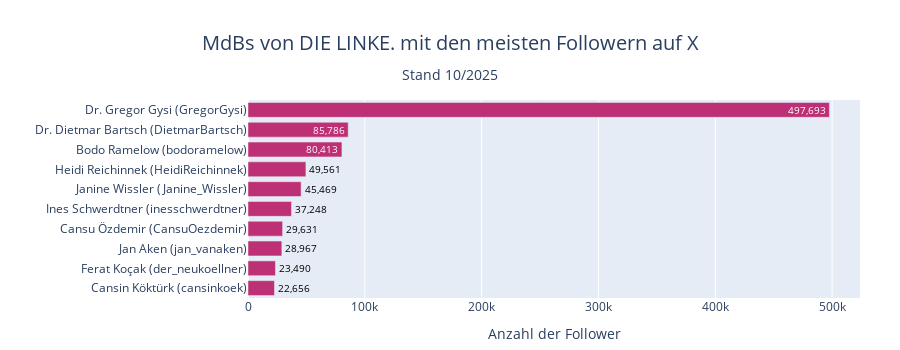

The notebook cell saved with this chart:
### Code cell
party="DIE LINKE."
plot_party_hbar(
    df_profiles[df_profiles["partei_kurz"]==party], 
    'username', 
    'followers_count', 
    top_n=10, 
    title=f'MdBs von {party} mit den meisten Followern auf X',
    x_label='Anzahl der Follower',
    save_name="top10_followers_linke",
)

### Figure 1 — Plotly figure (JSON) as saved in the notebook; plotly's stock layout.template omitted (floating-point values rounded to 4 significant figures)
{"data": [{"cliponaxis": false, "customdata": [["DIE LINKE.", "GregorGysi", "Dr. Gregor Gysi"], ["DIE LINKE.", "DietmarBartsch", "Dr. Dietmar Bartsch"], ["DIE LINKE.", "bodoramelow", "Bodo Ramelow"], ["DIE LINKE.", "HeidiReichinnek", "Heidi Reichinnek"], ["DIE LINKE.", "Janine_Wissler", "Janine Wissler"], ["DIE LINKE.", "inesschwerdtner", "Ines Schwerdtner"], ["DIE LINKE.", "CansuOezdemir", "Cansu Özdemir"], ["DIE LINKE.", "jan_vanaken", "Jan Aken"], ["DIE LINKE.", "der_neukoellner", "Ferat Koçak"], ["DIE LINKE.", "cansinkoek", "Cansin Köktürk"]], "hovertemplate": "Name: %{customdata[2]} (%{customdata[1]})<br>Anzahl der Follower: %{x:,.0f}<br>partei_kurz: %{customdata[0]}<extra></extra>", "insidetextanchor": "end", "marker": {"color": ["#BE3075", "#BE3075", "#BE3075", "#BE3075", "#BE3075", "#BE3075", "#BE3075", "#BE3075", "#BE3075", "#BE3075"]}, "orientation": "h", "text": ["497,693", "85,786", "80,413", "49,561", "45,469", "37,248", "29,631", "28,967", "23,490", "22,656"], "textfont": {"color": ["#FFFFFF", "#FFFFFF", "#FFFFFF", "#000000", "#000000", "#000000", "#000000", "#000000", "#000000", "#000000"]}, "textposition": ["inside", "inside", "inside", "outside", "outside", "outside", "outside", "outside", "outside", "outside"], "texttemplate": "%{text}", "type": "bar", "x": [497693, 85786, 80413, 49561, 45469, 37248, 29631, 28967, 23490, 22656], "y": ["Dr. Gregor Gysi (GregorGysi)", "Dr. Dietmar Bartsch (DietmarBartsch)", "Bodo Ramelow (bodoramelow)", "Heidi Reichinnek (HeidiReichinnek)", "Janine Wissler (Janine_Wissler)", "Ines Schwerdtner (inesschwerdtner)", "Cansu Özdemir (CansuOezdemir)", "Jan Aken (jan_vanaken)", "Ferat Koçak (der_neukoellner)", "Cansin Köktürk (cansinkoek)"]}], "layout": {"bargap": 0.25, "height": 350, "margin": {"b": 10, "l": 10, "r": 40, "t": 100}, "title": {"font": {"size": 20}, "text": "MdBs von DIE LINKE. mit den meisten Followern auf X<br><sub style='font-size:0.85em; line-height:0.5;'>Stand 10/2025</sub>", "x": 0.5, "xanchor": "center", "yanchor": "top", "yref": "container"}, "uniformtext": {"minsize": 8, "mode": "show"}, "xaxis": {"title": {"text": "Anzahl der Follower"}}, "yaxis": {"categoryarray": ["Cansin Köktürk (cansinkoek)", "Ferat Koçak (der_neukoellner)", "Jan Aken (jan_vanaken)", "Cansu Özdemir (CansuOezdemir)", "Ines Schwerdtner (inesschwerdtner)", "Janine Wissler (Janine_Wissler)", "Heidi Reichinnek (HeidiReichinnek)", "Bodo Ramelow (bodoramelow)", "Dr. Dietmar Bartsch (DietmarBartsch)", "Dr. Gregor Gysi (GregorGysi)"], "categoryorder": "array", "title": {"text": ""}}}}
